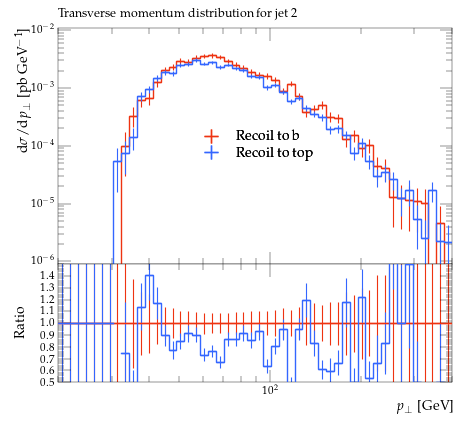

Write Python code to recreate this figure.
#! /usr/bin/env python

# This Python script was auto-generated using YODA v2.0.2.
# Analysis object: /MC_TTBAR/onelep_jet_2_pT
# Timestamp: 07-08-2026 (11:29:31)

import matplotlib as mpl
import matplotlib.pyplot as plt
mpl.use('Agg') # comment out for interactive use
import os
import numpy as np

plotDir = os.path.split(os.path.realpath(__file__))[0]
if 'YODA_USER_PLOT_PATH' in globals():
    plot_outdir = globals()['YODA_USER_PLOT_PATH']
else:
    plot_outdir = plotDir

#plot style
plt.style.use(os.path.join(plotDir, '../default.mplstyle'))
# plot metadata
figW, figH = plt.rcParams['figure.figsize']
ax_xLabel = r'$p_\perp$ [GeV]'
ax_yLabel = r'$\mathrm{d}\sigma/\mathrm{d}p_\perp$ [pb GeV$^{-1}$]'
ax_title  = r'Transverse momentum distribution for jet 2'
ax_xScale = 'log'
ax_yScale = 'log'
xLims = (20.0, 400.0)
yLims = (9e-07, 0.011000000000000001)

# TeX-friendly labels for the legend
labels = {
    'legend' : ([ r"Recoil to b", r"Recoil to top" ], r""),
}

# Adjust canvas width and height
canvasW = 10.0
canvasH = 9.0
figW *= canvasW/10.
figH *= canvasH/9.

# Create figure and axis objects
fig, (ax, ratio0_ax) = plt.subplots(2, 1, sharex=True,
                  figsize=(figW,figH), gridspec_kw={'height_ratios': (6.0, 3.0)})

# Set figure margins
plt.subplots_adjust(
    left   = 1.0 * plt.rcParams['figure.subplot.left'],
    right  = 1.0 * plt.rcParams['figure.subplot.right'],
    top    = 1.0 * plt.rcParams['figure.subplot.top'],
    bottom = 1.0 * plt.rcParams['figure.subplot.bottom'])

ratio0_ax.yaxis.set_major_locator(mpl.ticker.MultipleLocator(0.1))
ratio0_ax.set_ylim(0.5, 1.4999)
ratio0_ax.set_ylabel('Ratio')

# the numerical data is stored in a separate file
dataf = dict()
prefix = os.path.split(__file__)[0]
if prefix:    prefix = prefix + '/'
exec(open(prefix+'onelep_jet_2_pT__data.py').read(), dataf)


legend_handles = dict() # keep track of handles for the legend

# style options for curves
# starts at zorder>=5 to draw curve on top of legend
styles = {
  'rec_b': {
    'color' : '#EE3311',
    'linestyle' : '-',
    'linewidth' : 1,
    'marker' : 'none',
    'markersize' : 2,
    'capsize' : 0.0,
    'zorder' : 5,
    'histstyle' : 1,
    'drawstyle' : 'steps-pre',
    'xerrorbars' : 1,
    'yerrorbars' : 1,
    'fillcolor' : None,
    'fillopacity' : 1.0,
    'ratio0_linestyle' : '-',
    'ratio0_linewidth' : 1,
    'ratio0_marker' : 'none',
    'ratio0_markersize' : 2,
    'ratio0_capsize' : 0.0,
    'ratio0_zorder' : 5,
    'ratio0_histstyle' : 1,
    'ratio0_drawstyle' : 'steps-pre',
    'ratio0_xerrorbars' : 1,
    'ratio0_yerrorbars' : 1,
  },
  'rec_t': {
    'color' : '#3366FF',
    'linestyle' : '-',
    'linewidth' : 1,
    'marker' : 'none',
    'markersize' : 2,
    'capsize' : 0.0,
    'zorder' : 6,
    'histstyle' : 1,
    'drawstyle' : 'steps-pre',
    'xerrorbars' : 1,
    'yerrorbars' : 1,
    'fillcolor' : None,
    'fillopacity' : 1.0,
    'ratio0_linestyle' : '-',
    'ratio0_linewidth' : 1,
    'ratio0_marker' : 'none',
    'ratio0_markersize' : 2,
    'ratio0_capsize' : 0.0,
    'ratio0_zorder' : 6,
    'ratio0_histstyle' : 1,
    'ratio0_drawstyle' : 'steps-pre',
    'ratio0_xerrorbars' : 1,
    'ratio0_yerrorbars' : 1,
  },
}

# curve from input yoda files in main panel
for label, yvals in dataf['yvals'].items():
    if all(np.isnan(v) for v in dataf['yvals'][label]):
        continue
    tmp = None
    if styles[label]['histstyle']: # draw as histogram
        xpos = dataf['xedges'][label] if styles[label]['drawstyle'] else dataf['xpoints'][label]
        ypos = np.insert(yvals, 0, yvals[0]) if styles[label]['drawstyle'] else yvals
        if styles[label]['fillcolor']: # fill area below curve
            ax.fill_between(xpos, ypos, step='pre',
                            color=styles[label]['fillcolor'],
                            alpha=styles[label]['fillopacity'])
        tmp, = ax.plot(xpos, ypos,
                       color=styles[label]['color'],
                       linestyle=styles[label]['linestyle'],
                       linewidth=styles[label]['linewidth'],
                       drawstyle=styles[label]['drawstyle'], solid_joinstyle='miter',
                       zorder=styles[label]['zorder'], label=label)
    tmp = ax.errorbar(dataf['xpoints'][label], yvals,
                      xerr=np.array(dataf['xerrs'][label])*styles[label]['xerrorbars'],
                      yerr=np.array(dataf['yerrs'][label])*styles[label]['yerrorbars'],
                      fmt=styles[label]['marker'], capsize=styles[label]['capsize'],
                      markersize=styles[label]['markersize'],
                      ecolor=styles[label]['color'],
                      color=styles[label]['color'], zorder=styles[label]['zorder'])
    tmp[-1][0].set_linestyle(styles[label]['linestyle'])
    tmp[-1][0].set_linewidth(styles[label]['linewidth'])
    if label in dataf['add_legend_handle']:  legend_handles[label] = tmp
    for varLabel in dataf['variation_yvals'].keys():
        if varLabel.startswith(label):
            tmp, = ax.plot(dataf['xedges'][label], dataf['variation_yvals'][varLabel],
                           color=styles[label]['color'],
                           linestyle=styles[label]['linestyle'],
                           linewidth=styles[label]['linewidth'],
                           drawstyle='steps-pre', solid_joinstyle='miter',
                           zorder=styles[label]['zorder'], alpha=0.5)


# plots on ratio panel
# curve from input yoda files in ratio panel
for label, yvals in dataf['ratio0_yvals'].items():
    if all(np.isnan(v) for v in yvals):
        continue
    if styles[label]['ratio0_histstyle']: # plot as histogram
        xpos = dataf['xedges']['rec_b'] if styles[label]['ratio0_drawstyle'] else dataf['xpoints']['rec_b']
        ypos = np.insert(yvals, 0, yvals[0]) if styles[label]['ratio0_drawstyle'] else yvals
        ratio0_ax.plot(xpos, ypos,
                       color=styles[label]['color'],
                       linewidth=styles[label]['linewidth'],
                       linestyle=styles[label]['ratio0_linestyle'],
                       drawstyle=styles[label]['ratio0_drawstyle'], zorder=styles[label]['zorder'],
                       solid_joinstyle='miter')
    tmp = ratio0_ax.errorbar(dataf['xpoints']['rec_b'], yvals,
                             xerr=np.array(dataf['ref_xerrs'])*styles[label]['ratio0_xerrorbars'],
                             yerr=np.array(dataf['ratio0_yerrs'][label])*styles[label]['ratio0_yerrorbars'],
                             fmt=styles[label]['ratio0_marker'], capsize=styles[label]['ratio0_capsize'],
                             markersize=styles[label]['ratio0_markersize'],
                             ecolor=styles[label]['color'],
                             color=styles[label]['color'])
    tmp[-1][0].set_linestyle(styles[label]['ratio0_linestyle'])
    tmp[-1][0].set_linewidth(styles[label]['ratio0_linewidth'])

    for varlabel in dataf['ratio0_variation_vals'].keys():
        if varlabel.startswith(label):
            ratio0_ax.plot(dataf['xedges']['rec_b'],
                            dataf['ratio0_variation_vals'][varlabel],
                            color=styles[label]['color'],
                            linestyle=styles[label]['linestyle'],
                            linewidth=styles[label]['linewidth'],
                            drawstyle='steps-pre', solid_joinstyle='miter',
                            zorder=1, alpha=0.5)

legend_items = list(legend_handles.values())
ax.add_artist(ax.legend(legend_items,
                        labels['legend'][0],
                        title=labels['legend'][1],
                        alignment='left',
                        loc='center',
                        bbox_to_anchor=(0.5, 0.5)))

# set plot metadata as defined above
ratio0_ax.set_xlabel(ax_xLabel)
ratio0_ax.xaxis.set_label_coords(1., -0.15)
ax.set_ylabel(ax_yLabel, ha='right', va='top')
ax.yaxis.set_label_coords(-0.11, 1.0)
ax.set_title(ax_title, loc='left')
ax.set_xscale(ax_xScale)
ax.set_yscale(ax_yScale)
ax.set_xlim(xLims)
ax.set_ylim(yLims)

# tick formatting
plt.rcParams['xtick.top'] = True
plt.rcParams['ytick.right'] = True
ax.yaxis.set_major_locator(mpl.ticker.LogLocator(base=10.0, numticks=np.inf))
ax.yaxis.set_minor_locator(mpl.ticker.LogLocator(
                           base=10.0, subs=np.arange(0.1, 1, 0.1), numticks=np.inf))
fig.align_ylabels((ax, ratio0_ax))
plt.savefig(os.path.join(plot_outdir, 'onelep_jet_2_pT.pdf'), format='PDF')
plt.savefig(os.path.join(plot_outdir, 'onelep_jet_2_pT.png'), format='PNG')

plt.close(fig)
